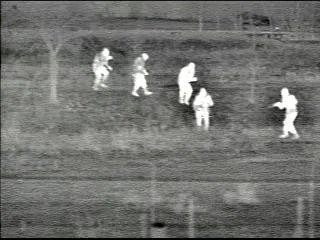
#> input picture data/samples/1.jpg, 320 x 240 px
$ python -i image_processing.py   (imports and definitions only)
#> lines starting #> are read from the running program, lines starting #| are printed output that depends on the picture
#> further down, picture is the input picture: shape (240, 320, 3); mean B, G, R 109.7, 112.8, 111.9
### backend/app/services/classical_detector.py
"""
Klasik görüntü işleme ile "insan olabilecek bölge" adaylarının tespiti.

Yapay zekâ / makine öğrenmesi / hazır eğitilmiş model KULLANILMAZ; ağdan model indirilmez.
Çıktı, insan olabilecek bölgelerdir; kesin "kişi" sınıflandırması DEĞİLDİR.

Kullanılan teknikler (hepsi klasik):
  1. Gürültü azaltma          : Non-local means + Gauss filtresi
  2. Yerel sıcaklık kontrastı : görüntü - büyük ölçekli arka plan (Gauss)
  3. Eşikleme                 : kontrast dağılımına göre uyarlamalı, çok seviyeli eşik
  4. Morfolojik işlemler      : açma (benek temizleme) + dikey kapama (gövde parçalarını birleştirme)
  5. Bağlı bileşen / kontur   : bölge istatistikleri
  6. Geometrik analiz         : yükseklik, en/boy oranı, doluluk, figür-zemin kontrastı
  7. Yan yana kişileri ayırma : dikey izdüşüm profili
  8. Parça birleştirme        : üst üste duran baş/gövde/bacak parçalarını tek adayda toplama
  9. Arayüz grafiği eleme     : renk skalası, metin ve simge gibi saf siyah+beyaz bölgeler

Bilinen sınırlar (bkz. README): hayvanlar, sıcak nesneler ve yoğun kalabalıklar ayırt edilemez;
parametreler az sayıda görüntüde ayarlanmıştır ve etiketli veriyle doğrulanmalıdır.
"""

from typing import Any, Dict, List, Tuple

import cv2
import numpy as np


# --------------------------------------------------------------------------
# Ayarlar
# --------------------------------------------------------------------------
PARAMS = {
    "denoise_h": 8,            # non-local means gücü
    "bg_sigma_ratio": 0.035,   # arka plan Gauss sigma'sı = bu oran * görüntü yüksekliği (+ min 8)
    "thresh_std_k": 0.9,       # eşik = k * kontrast std'si
    "thresh_min": 12.0,        # eşiğin alt sınırı
    "min_h_ratio": 0.05,       # kişi yüksekliği alt sınırı (görüntü yüksekliği oranı)
    "max_h_ratio": 0.85,       # kişi yüksekliği üst sınırı (yakın plan çekimler için geniş)
    "min_aspect": 1.3,         # yükseklik / genişlik alt sınırı
    "max_aspect": 4.2,
    "min_extent": 0.25,        # alan / kutu alanı alt sınırı
    "max_extent": 0.88,        # tam dikdörtgen (renk skalası, arayüz kutuları) insan değildir
    "min_area": 60,            # piksel
    "split_aspect": 1.8,       # bundan "tombul" kutular birden çok kişi olabilir -> ayırmayı dene
    "n_levels": 8,             # çok seviyeli eşikleme: kaç farklı eşik denenecek
    "level_span": 3.5,         # en yüksek eşik = en düşük eşik * bu çarpan
    "contain_thr": 0.6,        # küçük kutunun bu oranı büyük kutunun içindeyse tekrar sayılır
    "close_ratios": (0.04, 0.12),  # dikey kapama boyları (görüntü yüksekliği oranı)
    "height_ref": 0.17,        # skor: bu yükseklik oranında tam puan (parça/küçük kutuları geri plana atar)
    "w_aspect": 0.25, "w_extent": 0.10, "w_contrast": 0.20, "w_height": 0.20, "w_ring": 0.25,
    "min_score": 0.85,         # bu skorun altındaki adaylar insan sayılmaz
    "ring_ref": 35.0,          # figür-zemin parlaklık farkının tam puan aldığı değer
    "contrast_ref": 45.0,
    "border_strip": 0.06,      # üst/alt şerit: zaman damgası, simge gibi arayüz öğeleri
    "merge_xoverlap": 0.3,     # üst üste duran parçaların yatay örtüşme oranı
    "merge_gap": 0.4,          # parçalar arası dikey boşluk (yükseklik oranı)
    "merge_max_width": 1.6,    # birleşik kutu, en geniş parçanın bu katından geniş olamaz      # skor için: bölge içi ortalama kontrastın tam puan aldığı değer
}


class ClassicalPersonDetector:
    def __init__(self, params: Dict[str, float] = None):
        self.p = dict(PARAMS)
        if params:
            self.p.update(params)

    # ---------------- 1-3: ön işleme, kontrast, eşik ----------------
    # [11 lines left out: functions preprocess, contrast_map, not called in this run]

    def base_threshold(self, contrast: np.ndarray) -> float:
        return max(self.p["thresh_min"], self.p["thresh_std_k"] * float(np.std(contrast)))

    # [193 lines left out: functions binarize, _split_columns, detect, _filter_components, _select, _merge_stacked and 3 more, not called in this run]

### backend/app/services/image_processing.py
"""
Klasik termal görüntü işleme ile aday bölge tespiti.

Yapay zekâ, makine öğrenmesi modeli, hazır ağırlık ya da ağdan model indirme KULLANILMAZ.
Çıktı, içinde insan bulunabilecek bölgelerin listesidir; anlamsal bir insan sınıflandırıcısı DEĞİLDİR.
Eşikler ve geometri kuralları sezgiseldir; etiketli gerçek termal kamera verisiyle
doğrulanmalıdır (bkz. scripts/evaluate_detector.py).
"""
from typing import Any, Dict, List, Tuple

import cv2
import numpy as np

from app.services.classical_detector import ClassicalPersonDetector

METHOD_NAME = "classical-multilevel-contours"


def to_gray(image: np.ndarray) -> np.ndarray:
    """Görüntüyü tek kanallı, 8 bitlik analiz görüntüsüne çevirir."""
    if image is None or image.size == 0:
        raise ValueError("Boş görüntü")
    if image.ndim == 2:
        gray = image
    elif image.ndim == 3 and image.shape[2] == 4:
        gray = cv2.cvtColor(image, cv2.COLOR_BGRA2GRAY)
    elif image.ndim == 3 and image.shape[2] == 3:
        gray = cv2.cvtColor(image, cv2.COLOR_BGR2GRAY)
    else:
        raise ValueError(f"Desteklenmeyen görüntü boyutu: {image.shape}")
    if gray.dtype == np.uint8:
        return gray
    values = gray.astype(np.float32)
    low, high = np.percentile(values, (1, 99))
    if high <= low:
        return np.zeros(gray.shape, dtype=np.uint8)
    return np.clip((values - low) * (255.0 / (high - low)), 0, 255).astype(np.uint8)


def to_bgr8(image: np.ndarray) -> np.ndarray:
    gray = to_gray(image)
    return cv2.cvtColor(gray, cv2.COLOR_GRAY2BGR)


class ImageProcessingService:
    def __init__(self):
        self.detector = ClassicalPersonDetector()

    def preprocess(self, image: np.ndarray) -> np.ndarray:
        """Kontrastı artırılmış 8 bitlik görüntü (gözle inceleme ve hata ayıklama için saklanır)."""
        gray = to_gray(image)
        denoised = cv2.medianBlur(gray, 3)
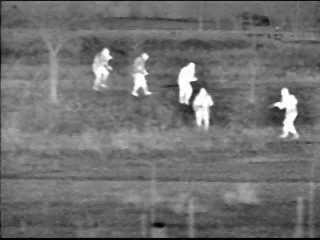
#> denoised: shape (240, 320); min 0, max 255, mean 112.3
        clahe = cv2.createCLAHE(clipLimit=2.0, tileGridSize=(8, 8))
        return clahe.apply(denoised)
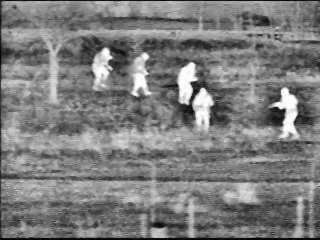
#> returned value: shape (240, 320); min 1, max 255, mean 124.9

    def detect_people(self, image: np.ndarray) -> Tuple[List[Dict[str, Any]], str]:
        """Geometrik/termal aday bölgeleri döndürür; doğrulanmış kişi değildir."""
        gray = to_gray(image)
        boxes = self.detector.detect(gray)

        candidates: List[Dict[str, Any]] = []
        for box in boxes:
            x, y, w, h = box["x"], box["y"], box["w"], box["h"]
            roi = gray[y:y + h, x:x + w]
            candidates.append({
                "x": x, "y": y, "w": w, "h": h,
                # Yalnızca sıralama için sezgisel bir değerdir; olasılık olarak yorumlanmamalıdır.
                "score": round(float(box["score"]), 3),
                "area_px": int(w * h),
                "aspect_ratio": round(h / float(w), 3),
                "mean_intensity": round(float(np.mean(roi)), 2),
                "candidate_type": "thermal_geometric_candidate",
            })
        candidates.sort(key=lambda item: item["score"], reverse=True)
        return candidates, METHOD_NAME

    def draw_detections(self, image: np.ndarray, candidates: List[Dict[str, Any]]) -> np.ndarray:
        result = to_bgr8(image).copy()
        for index, item in enumerate(candidates, start=1):
            x, y, w, h = (item[k] for k in ("x", "y", "w", "h"))
            cv2.rectangle(result, (x, y), (x + w, y + h), (0, 220, 0), 2)
            cv2.putText(result, f"Aday {index}", (x, max(18, y - 6)),
                        cv2.FONT_HERSHEY_SIMPLEX, 0.55, (0, 220, 0), 2, cv2.LINE_AA)
        cv2.putText(result, f"Aday bolge: {len(candidates)}", (10, 25),
                    cv2.FONT_HERSHEY_SIMPLEX, 0.7, (0, 220, 0), 2, cv2.LINE_AA)
        return result

>>> import cv2
>>> picture = cv2.imread('../../../data/samples/1.jpg')
>>> result = ImageProcessingService().preprocess(picture)

$ run again, on data/samples/6.jpg
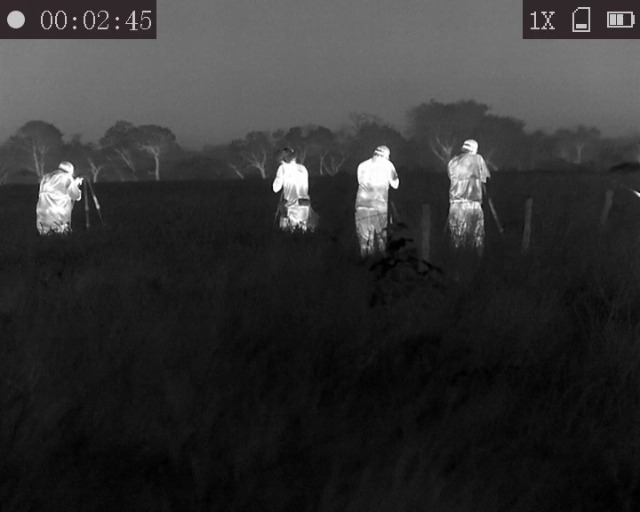
#> input picture data/samples/6.jpg, 640 x 512 px
#> picture is the input picture: shape (512, 640, 3); mean B, G, R 49.4, 49.3, 49.6
#> in preprocess, `return clahe.apply(denoised)`:
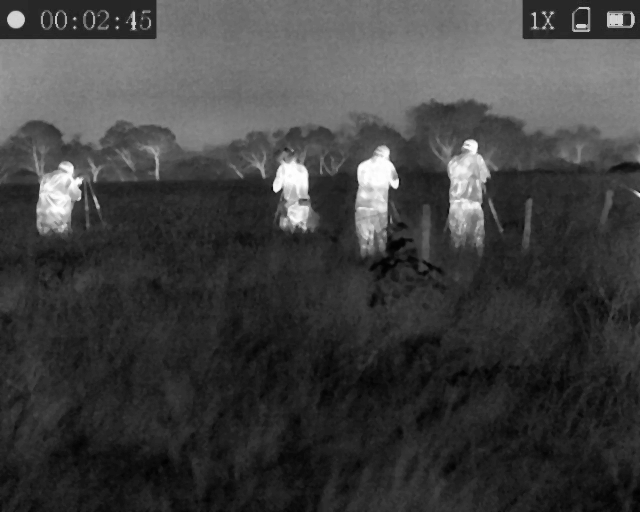
#> returned value: shape (512, 640); min 1, max 255, mean 64.4

$ run again, on data/samples/10.jpeg
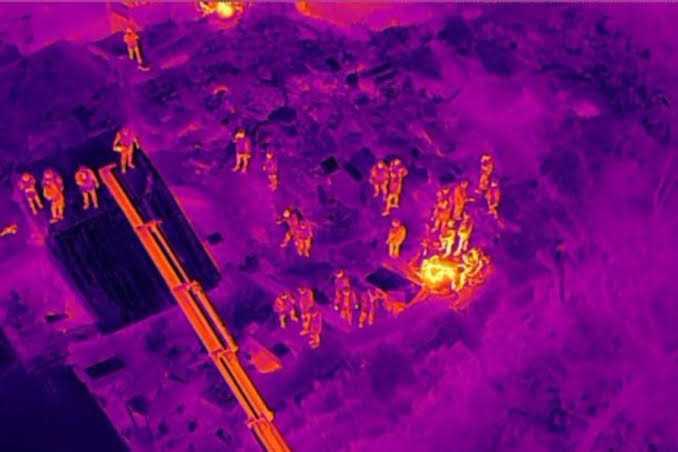
#> input picture data/samples/10.jpeg, 678 x 452 px
#> picture is the input picture: shape (452, 678, 3); mean B, G, R 119.7, 8.6, 112.3
#> in to_gray, `gray = cv2.cvtColor(image, cv2.COLOR_BGR2GRAY)`:
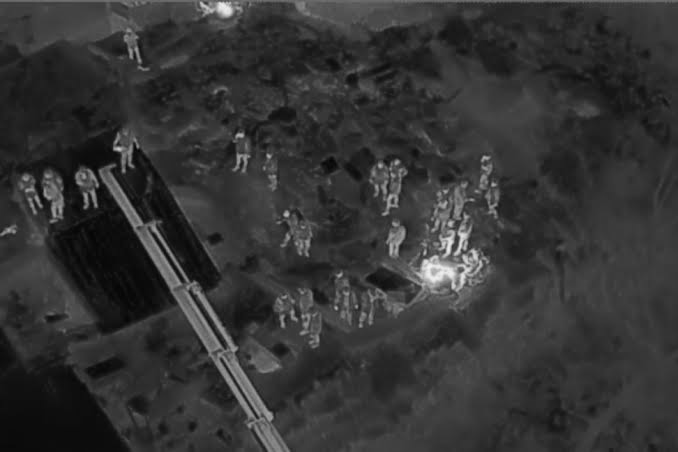
#> gray: shape (452, 678); min 5, max 242, mean 52.3
#> in preprocess, `return clahe.apply(denoised)`:
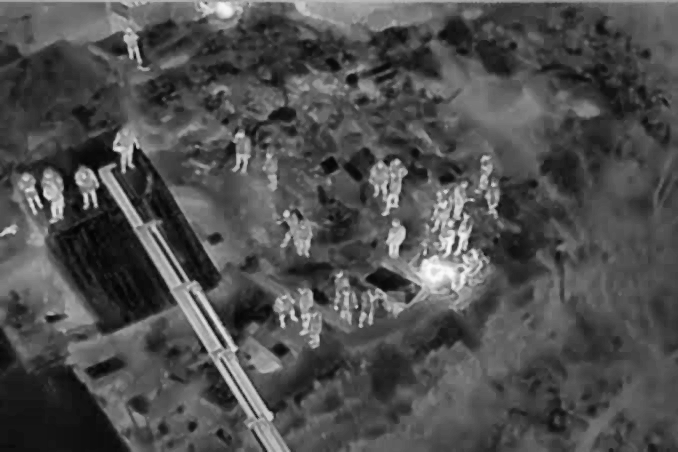
#> returned value: shape (452, 678); min 3, max 251, mean 78.6

$ run again, on data/samples/2.jpeg
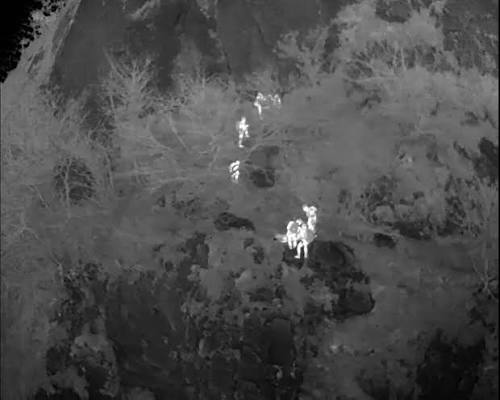
#> input picture data/samples/2.jpeg, 500 x 400 px
#> picture is the input picture: shape (400, 500, 3); min 0, max 255, mean 76
#> in preprocess, `return clahe.apply(denoised)`:
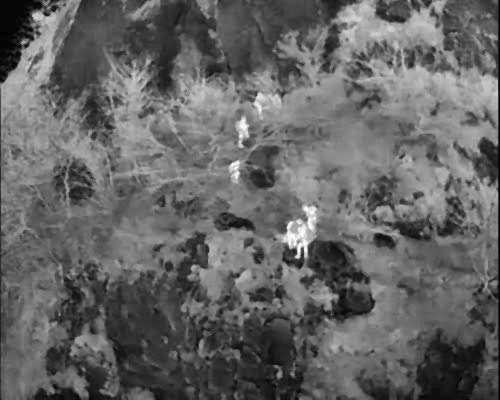
#> returned value: shape (400, 500); min 1, max 254, mean 100.5
